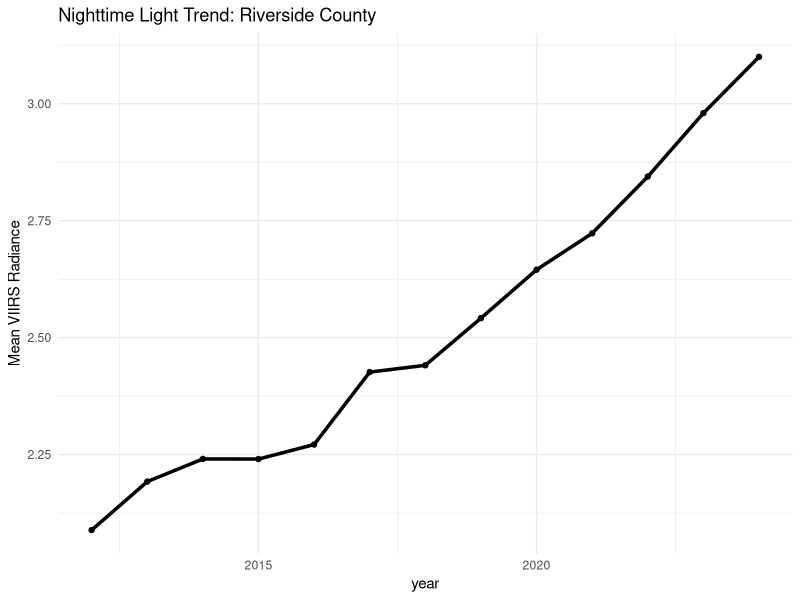
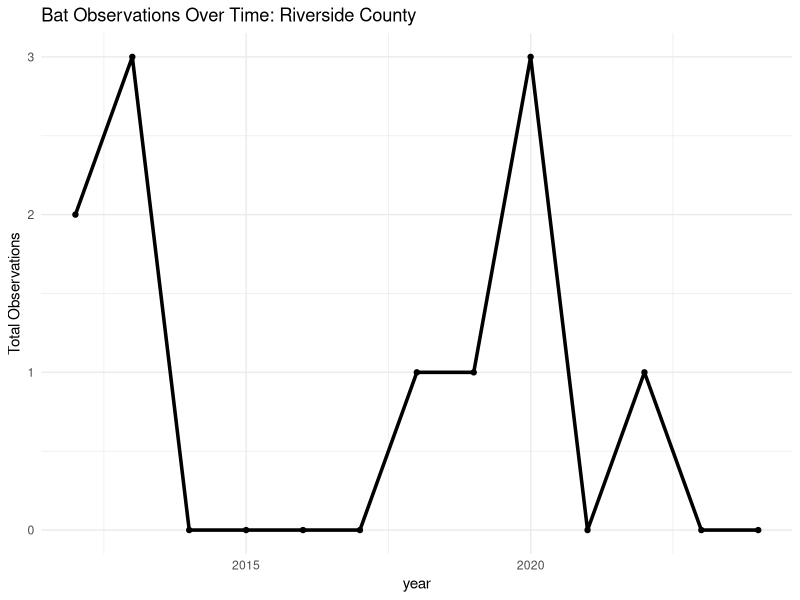
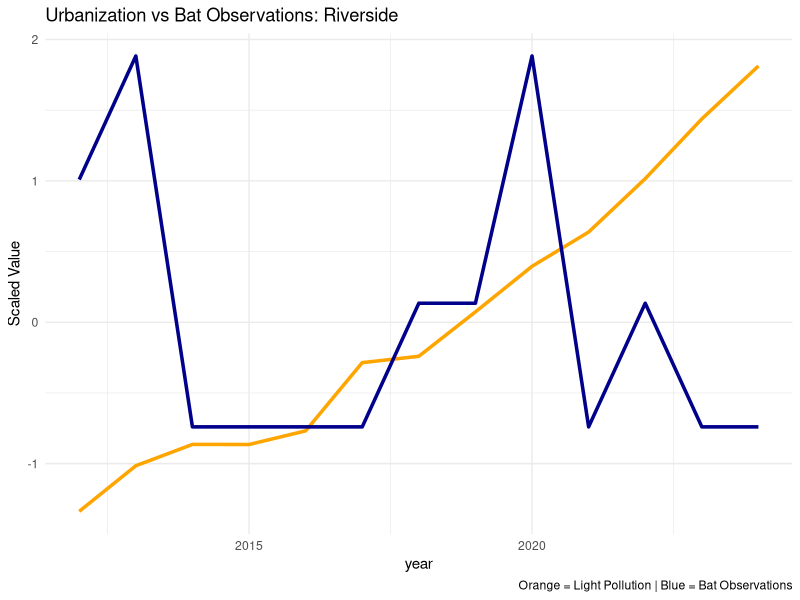

R code for these plots, in order:
## ---- chunk 1
library(tidyverse)

# Read in the dataset
dat <- readr::read_csv(
  here::here("data", "processed", "bats_viirs_covars_county_year_species.csv"),
  show_col_types = FALSE
)
## ---- chunk 2
#Collapse to county-year (combining species) for exploration
county_year <- dat %>%
  group_by(GEOID, county_name, year) %>%
  summarise(
    total_bats = sum(n_obs),
    mean_radiance = first(mean_radiance),
    pct_developed = first(pct_developed),
    pct_protected = first(pct_protected),
    .groups = "drop"
  )
## ---- chunk 3
#Find counties with increasing light pollution
radiance_change <- county_year %>%
  group_by(GEOID, county_name) %>%
  summarise(
    radiance_start = mean_radiance[year == min(year)],
    radiance_end   = mean_radiance[year == max(year)],
    radiance_change = radiance_end - radiance_start,
    .groups = "drop"
  ) %>%
  arrange(desc(radiance_change))

radiance_change %>% slice_head(n = 10)

## ---- chunk 4
#San Joaquin had the biggest radiance increase by 1.694.
case_county <- "Riverside"

#Create the case study dataset
case_data <- county_year %>%
  filter(county_name == case_county)
## ---- chunk 5
#Light pollution trend

ggplot(case_data, aes(year, mean_radiance)) +
  geom_line(size = 1.2) +
  geom_point() +
  labs(
    title = paste("Nighttime Light Trend:", case_county, "County"),
    y = "Mean VIIRS Radiance"
  ) +
  theme_minimal()
## ---- chunk 6
#Bat observations over time

ggplot(case_data, aes(year, total_bats)) +
  geom_line(size = 1.2) +
  geom_point() +
  labs(
    title = paste("Bat Observations Over Time:", case_county, "County"),
    y = "Total Observations"
  ) +
  theme_minimal()
## ---- chunk 7
#Combined visualization
ggplot(case_data) +
  geom_line(aes(year, scale(mean_radiance)), color = "orange", size = 1.2) +
  geom_line(aes(year, scale(total_bats)), color = "darkblue", size = 1.2) +
  labs(
    title = paste("Urbanization vs Bat Observations:", case_county),
    y = "Scaled Value",
    caption = "Orange = Light Pollution | Blue = Bat Observations"
  ) +
  theme_minimal()
